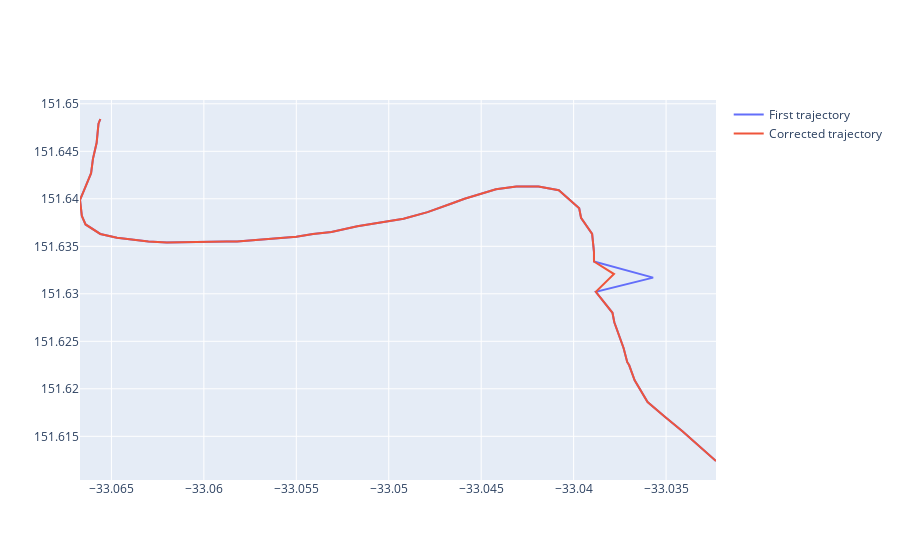

The notebook cell saved with this chart:
### Code cell
fig = go.Figure()

# fig.
fig.add_scatter(x=trajectory4[ -100:, 1 ], y=trajectory4[ -100:, 2 ], name='First trajectory')

fig.add_scatter(x=correctedTraj[ -100:, 1 ], y=correctedTraj[ -100:, 2 ], name='Corrected trajectory')

fig.show()
